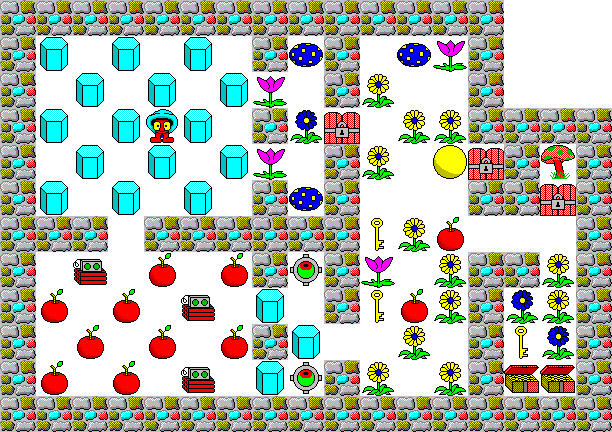

Below is a game level as drawn by its tile map, then a one-line description and the .tmx that defines it (tile-layer data replaced by summaries):
An orthogonal 17x12 tile map with 36x36 px tiles, 2 tile layers (ground, hazard).

<map version="1.0" orientation="orthogonal" width="17" height="12" tilewidth="36" tileheight="36">
 <tileset firstgid="1" name="tileset" tilewidth="36" tileheight="36">
  <image source="tileset.png" width="256" height="256" />
 </tileset>
 <layer name="ground" width="17" height="12">
  <data>[204 cells, 204 non-empty, 1 distinct tile ids]</data>
 </layer>
 <layer name="hazard" width="17" height="12">
  <data>[204 cells, 149 non-empty, 15 distinct tile ids]</data>
 </layer>
</map>
